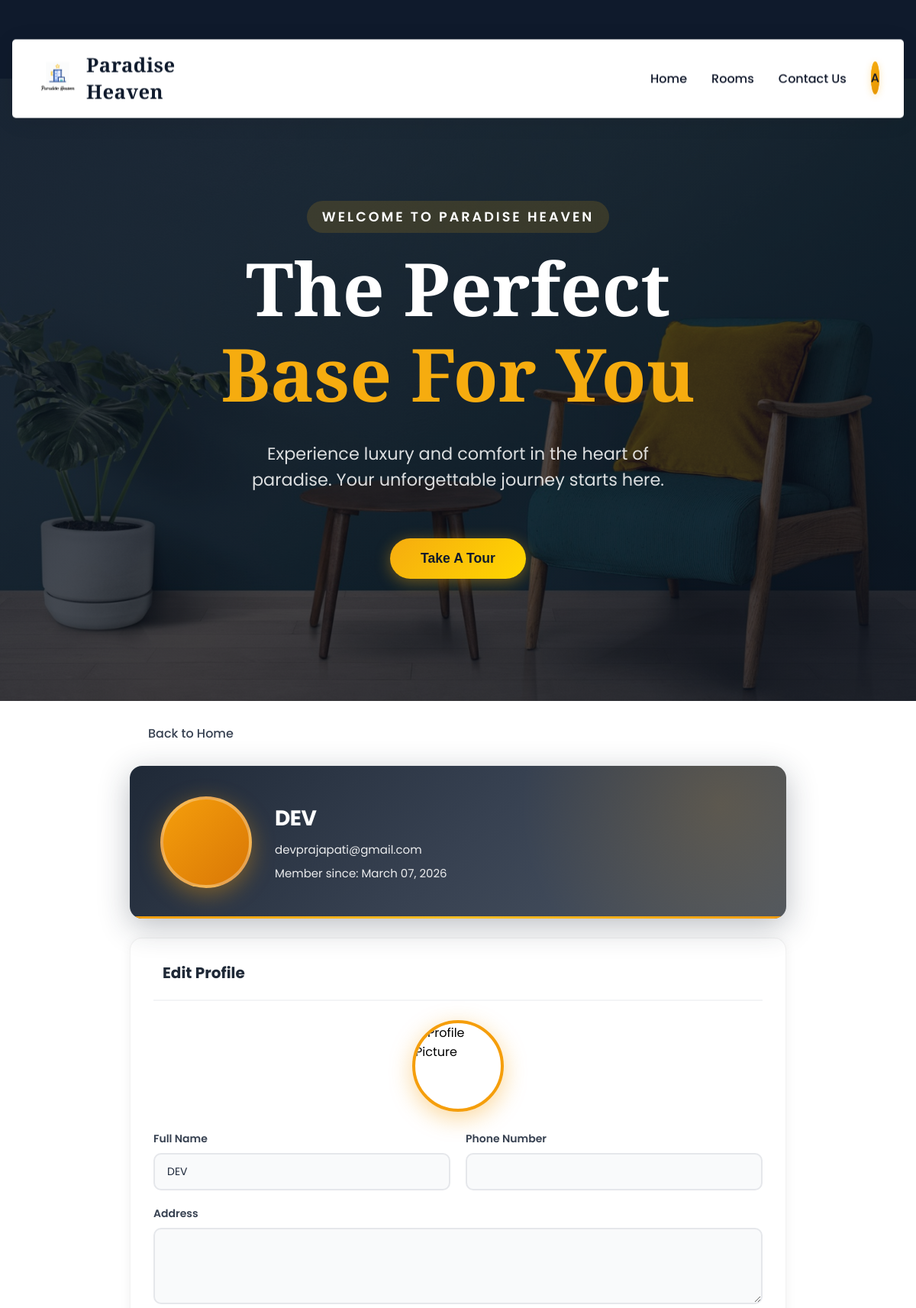
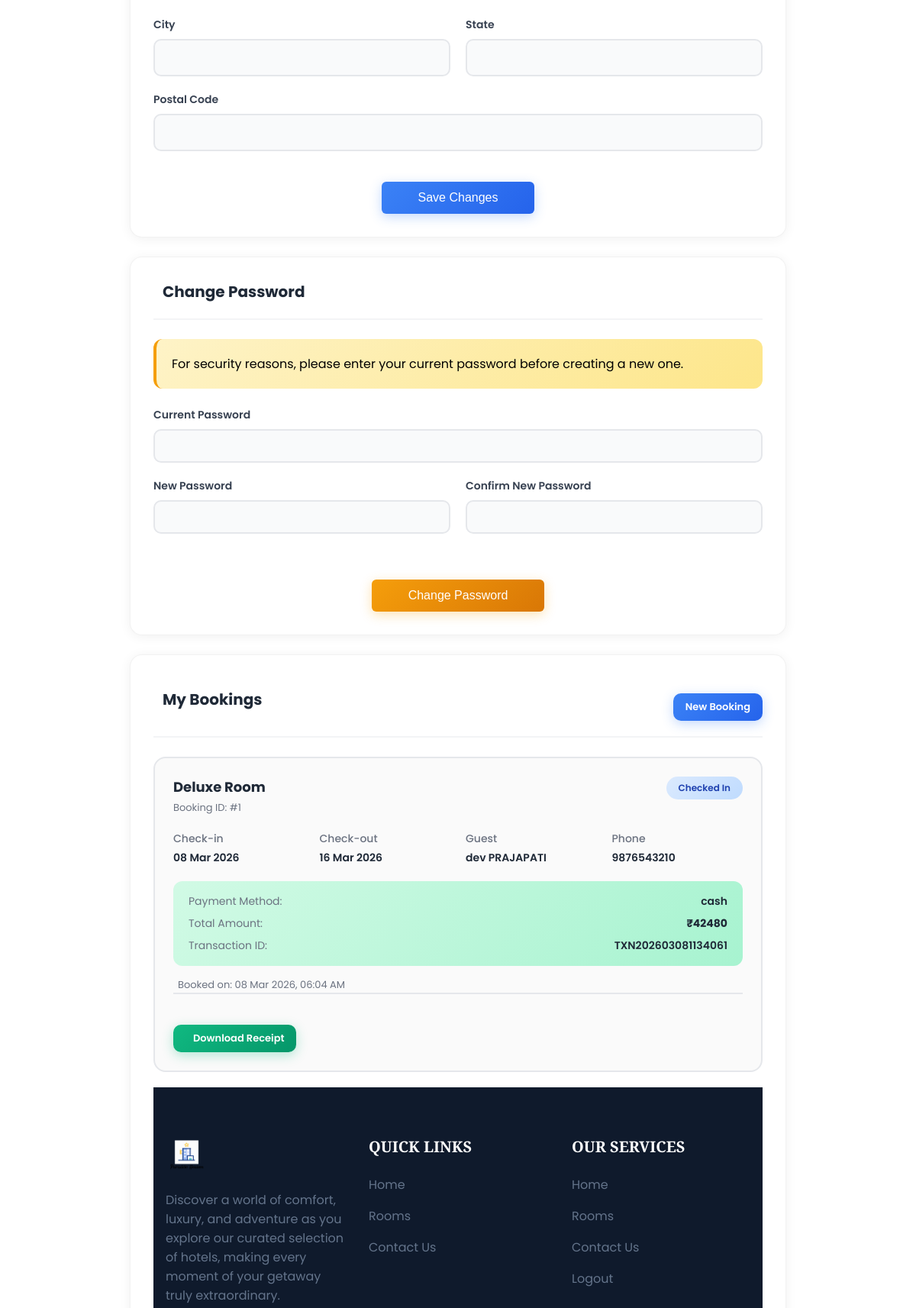
Page /motel/profile/ (signed in, upper part) on the committed database (2 pictures, top to bottom).
### motel/models.py (models this page shows, shortened)
class UserAccount(models.Model):
    username = models.CharField(max_length=255,default='')
    name = models.CharField(max_length=100)
    email = models.EmailField(unique=True)
    password = models.CharField(max_length=100)
    phone = models.CharField(max_length=20, blank=True, default='')
    address = models.TextField(blank=True, default='')
    city = models.CharField(max_length=100, blank=True, default='')
    state = models.CharField(max_length=100, blank=True, default='')
    postal_code = models.CharField(max_length=20, blank=True, default='')
    profile_image = models.ImageField(upload_to='profiles/', blank=True, null=True)
    date_joined = models.DateTimeField(default=timezone.now)
    is_active = models.BooleanField(default=True)

class Bookings(models.Model):
    STATUS_CHOICES = [
        ('pending', 'Pending'),
        ('confirmed', 'Confirmed'),
        ('checked_in', 'Checked In'),
        ('checked_out', 'Checked Out'),
        ('cancelled', 'Cancelled'),
    ]
    PAYMENT_METHODS = [
        ('card', 'Credit/Debit Card'),
        ('upi', 'UPI'),
        ('netbanking', 'Net Banking'),
        ('wallet', 'Digital Wallet'),
    ]
    firstName = models.CharField(max_length=255)
    lastName = models.CharField(max_length=255)
    address1 = models.CharField(max_length=255)
    address2 = models.CharField(max_length=255)
    city = models.CharField(max_length=255)
    state = models.CharField(max_length=255)
    postal = models.IntegerField()
    phone = models.IntegerField(default='0')
    email = models.EmailField()
    roomname = models.ForeignKey(Rooms, on_delete=models.CASCADE)
    check_in = models.DateField(null=True, blank=True)
    check_out = models.DateField(null=True, blank=True)
    status = models.CharField(max_length=20, choices=STATUS_CHOICES, default='pending')
    created_at = models.DateTimeField(default=timezone.now)
    payment_method = models.CharField(max_length=20, choices=PAYMENT_METHODS, blank=True, default='')
    transaction_id = models.CharField(max_length=100, blank=True, default='')
    total_amount = models.IntegerField(default=0)

class Rooms(models.Model):
    room_name = models.CharField(max_length=255)
    room_des = models.TextField()
    room_price = models.IntegerField()
    room_facilities = models.TextField(default="WiFi,TV,AC")
    room_image = models.ImageField(upload_to='rooms/', blank=True, null=True)
    number_of_rooms = models.IntegerField(default=1, help_text="Number of rooms available in this category")

### motel/views.py (the view, shortened to what this page needs)
# urls.py: path('profile/', views.user_profile, name='user_profile'),
def user_profile(request):
    user_id = request.session.get('user_id')
    if not user_id:
        messages.error(request, 'Please login to view your profile.')
        return redirect('login')
    try:
        user = UserAccount.objects.get(id=user_id)
    except UserAccount.DoesNotExist:
        messages.error(request, 'User not found.')
        return redirect('login')
    user_bookings = Bookings.objects.filter(email=user.email).order_by('-created_at')
    return render(request, 'profile.html', {'user': user, 'bookings': user_bookings})

### templates/profile.html (shortened to what this page needs)
{% extends 'master.html' %}
{% load static %}
{% block content %}
<head>
    <link rel="stylesheet" href="{% static 'assets/css/booking.css' %}">
</head>
<div class="profile-container">
    <a href="{% url 'index' %}" class="back-btn">
         Back to Home
    </a>
    <div class="profile-header">
        <div class="profile-avatar">
        </div>
        <div class="profile-info">
            <h2>{{ user.name }}</h2>
            <p> {{ user.email }}</p>
            <p> Member since: {{ user.date_joined|date:"F d, Y" }}</p>
        </div>
    </div>
    <div class="card">
        <div class="card-header">
            <h3> Edit Profile</h3>
        </div>
        <form method="POST" enctype="multipart/form-data">
            <div class="profile-pic-upload">
                {% if user.profile_image %}
                    <img src="{{ user.profile_image.url }}" alt="Profile Picture" id="preview-img">
                {% else %}
                    <img src="{% static 'images/default-avatar.png' %}" alt="Profile Picture" id="preview-img">
                {% endif %}
            </div>
            <div class="form-row">
                <div class="form-group">
                    <label for="name">Full Name</label>
                    <input type="text" id="name" name="name" value="{{ user.name }}" required>
                </div>
                <div class="form-group">
                    <label for="phone">Phone Number</label>
                    <input type="text" id="phone" name="phone" value="{{ user.phone|default:'' }}">
                </div>
            </div>
            <div class="form-group">
                <label for="address">Address</label>
                <textarea id="address" name="address">{{ user.address|default:'' }}</textarea>
            </div>
            <div class="form-row">
                <div class="form-group">
                    <label for="city">City</label>
                    <input type="text" id="city" name="city" value="{{ user.city|default:'' }}">
                </div>
                <div class="form-group">
                    <label for="state">State</label>
                    <input type="text" id="state" name="state" value="{{ user.state|default:'' }}">
                </div>
            </div>
            <div class="form-group">
                <label for="postal_code">Postal Code</label>
                <input type="text" id="postal_code" name="postal_code" value="{{ user.postal_code|default:'' }}">
            </div>
            <button type="submit" class="btn btn-primary">
                 Save Changes
            </button>
        </form>
    </div>
    <div class="card">
        <div class="card-header">
            <h3> Change Password</h3>
        </div>
        <div class="password-section">
            For security reasons, please enter your current password before creating a new one.
        </div>
        <form method="POST">
            <div class="form-group">
                <label for="current_password">Current Password</label>
                <input type="password" id="current_password" name="current_password" required>
            </div>
            <div class="form-row">
                <div class="form-group">
                    <label for="new_password">New Password</label>
                    <input type="password" id="new_password" name="new_password" required>
                </div>
                <div class="form-group">
                    <label for="confirm_password">Confirm New Password</label>
                    <input type="password" id="confirm_password" name="confirm_password" required>
                </div>
            </div>
            <button type="submit" class="btn btn-warning">
                 Change Password
            </button>
        </form>
    </div>
    <div class="card">
        <div class="card-header">
            <h3> My Bookings</h3>
            <a href="{% url 'bookings' %}" class="btn btn-primary btn-sm">New Booking</a>
        </div>
        {% if bookings %}
            <div class="bookings-list">
                {% for booking in bookings %}
                <div class="booking-item">
                    <div class="booking-header">
                        <div>
                            <div class="booking-title">{{ booking.roomname.room_name }}</div>
                            <div class="booking-id">Booking ID: #{{ booking.id }}</div>
                        </div>
                        <span class="booking-status status-{{ booking.status }}">
                            {{ booking.get_status_display }}
                        </span>
                    </div>
                    <div class="booking-details">
                        <div class="detail-item">
                            <span class="detail-label">Check-in</span>
                            <span class="detail-value">{{ booking.check_in|date:"d M Y" }}</span>
                        </div>
                        <div class="detail-item">
                            <span class="detail-label">Check-out</span>
                            <span class="detail-value">{{ booking.check_out|date:"d M Y" }}</span>
                        </div>
                        <div class="detail-item">
                            <span class="detail-label">Guest</span>
                            <span class="detail-value">{{ booking.firstName }} {{ booking.lastName }}</span>
                        </div>
                        <div class="detail-item">
                            <span class="detail-label">Phone</span>
                            <span class="detail-value">{{ booking.phone }}</span>
                        </div>
                    </div>
                    {% if booking.total_amount > 0 %}
                    <div class="payment-info">
                        <div class="row">
                            <span>Payment Method:</span>
                            <span>{{ booking.get_payment_method_display|default:"Card" }}</span>
                        </div>
                        <div class="row">
                            <span>Total Amount:</span>
                            <span><strong>₹{{ booking.total_amount }}</strong></span>
                        </div>
                        {% if booking.transaction_id %}
                        <div class="row">
                            <span>Transaction ID:</span>
                            <span>{{ booking.transaction_id }}</span>
                        </div>
                        {% endif %}
                    </div>
                    {% endif %}
                    <div class="booking-timestamp">
                        Booked on: {{ booking.created_at|date:"d M Y, h:i A" }}
                    </div>
                    <div class="booking-actions">
                        {% if booking.status == 'confirmed' or booking.status == 'checked_in' or booking.status == 'checked_out' %}
                            <a href="{% url 'download_receipt' booking.id %}" class="btn btn-success btn-sm" target="_blank">
                                 Download Receipt
                            </a>
                        {% endif %}
                    </div>
                {% endfor %}
            </div>
        {% else %}
            <div class="empty-state">
                <i class="fas fa-calendar-times"></i>
                <p>No bookings found yet.</p>
                <a href="{% url 'bookings' %}">Book your first stay!</a>
            </div>
        {% endif %}
    </div>
{% endblock %}

### static/assets/css/styles.css (style rules this page uses)
:root { --primary-color: #0f1a2c; --secondary-color: #f6ac0f; --text-dark: #0f172a; --text-light: #64748b; --extra-light: #f8fafc; --white: #ffffff; --max-width: 1200px; --header-font: "Playfair Display", serif; --glass-bg: rgba(255, 255, 255, 0.95); --glass-border: rgba(255, 255, 255, 0.2); --shadow-light: 0 4px 30px rgba(0, 0, 0, 0.08); --transition-smooth: all 0.3s cubic-bezier(0.4, 0, 0.2, 1); }
* { padding: 0; margin: 0; box-sizing: border-box; }
.btn { padding: 0.75rem 2rem; font-size: 1rem; color: var(--white); background-color: var(--secondary-color); outline: none; border: none; border-radius: 5px; cursor: pointer; }
img, video { width: 100%; display: flex; }
a { text-decoration: none; }
html, body { scroll-behavior: smooth; }
body { font-family: "Poppins", sans-serif; }
.form-group { flex: 1; min-width: 200px; }
.form-group label { display: block; margin-bottom: 0.5rem; color: var(--text-dark); font-weight: 500; }
.form-group input { width: 100%; padding: 0.75rem; border: 1px solid var(--text-light); border-radius: 5px; font-size: 1rem; }

### static/assets/css/booking.css (style rules this page uses)
form { margin-top: 24px; }
label { font-weight: 600; display: block; margin-bottom: 6px; }
input[type="text"], input[type="email"], input[type="tel"], input[type="date"], input[type="number"], select, textarea { width: 100%; border: 1px solid #cbd5e1; border-radius: 4px; padding: 8px 12px; font-size: 1rem; color: #1e293b; outline-offset: 2px; outline-color: transparent; transition: outline-color 0.2s ease; font-family: inherit; }
input::placeholder, textarea::placeholder { color: #94a3b8; }
textarea { resize: vertical; min-height: 100px; color: #94a3b8; }
button[type="submit"] { background-color: #0b1b56; color: white; border: none; border-radius: 6px; padding: 12px 48px; font-size: 1rem; cursor: pointer; display: block; margin: 40px auto 0; transition: background-color 0.3s ease; font-weight: 400; }
.btn { background-color: #0b1b56; color: #fff; border: none; padding: 12px 24px; font-size: 1rem; margin-top: 20px; border-radius: 6px; cursor: pointer; transition: background 0.3s; }

### rows in the picture
UserAccount: name "DEV", email "devprajapati@gmail.com", date_joined "March 07, 2026"
Bookings: roomname.room_name "Deluxe Room", id "1", status "Checked In", check_in "08 Mar 2026", check_out "16 Mar 2026", firstName "dev", lastName "PRAJAPATI", phone "9876543210", payment_method "cash", total_amount "42480", transaction_id "TXN202603081134061", created_at "08 Mar 2026, 06:04 AM", shows "Download Receipt"

### other values in the picture
{{ request.session.user_name|slice:":1" }} "A"
